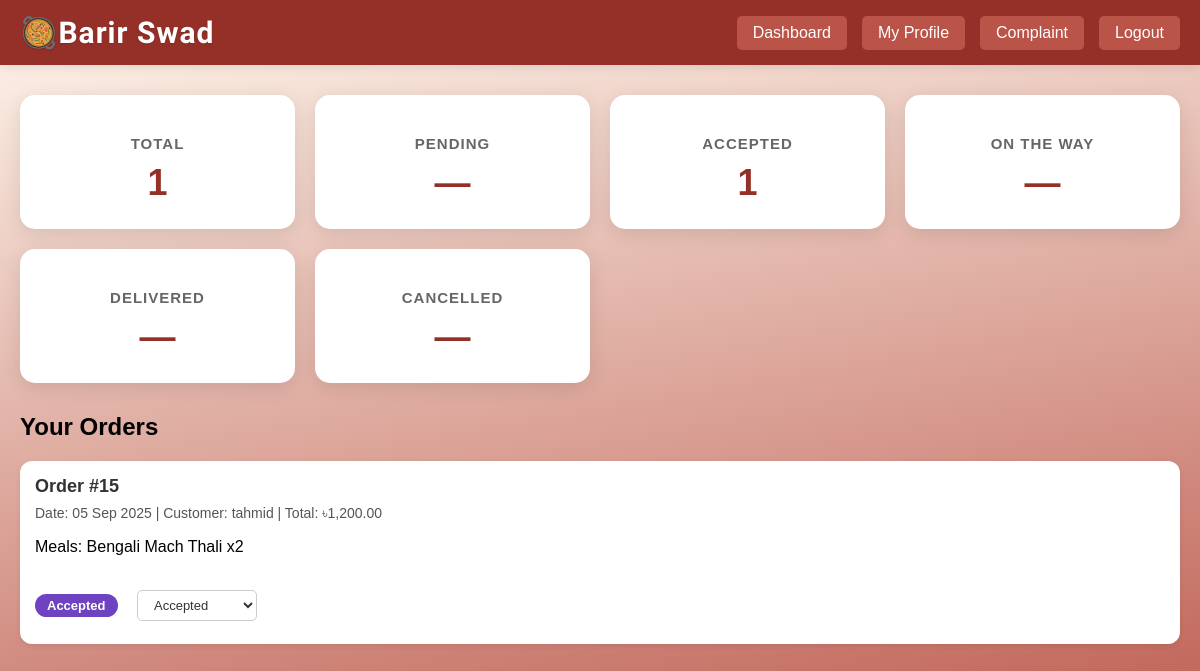
/cook_orders.php (signed in), run on the app's committed database.
### tables this page shows
CREATE TABLE `orders` (
  `OrderID` int(11) NOT NULL,
  `Customer_ID` int(10) NOT NULL,
  `Cost` decimal(10,2) NOT NULL,
  `Status` enum('Pending','On the way','Accepted','Delivered','Cancelled') NOT NULL DEFAULT 'Pending',
  `Date` date NOT NULL
);

CREATE TABLE `user` (
  `U_ID` int(10) NOT NULL,
  `Email` varchar(50) NOT NULL,
  `Exp_Years` int(50) NOT NULL,
  `Name` varchar(100) NOT NULL,
  `Address` varchar(100) NOT NULL,
  `Type` enum('Admin','Customer','Cook','') NOT NULL DEFAULT 'Customer',
  `Password` varchar(15) NOT NULL
);

### cook_orders.php (the view, shortened to what this page needs)
<?php
require 'dbconnect.php';
function getStatusClass($status) {
    switch ($status) {
        case 'Accepted': return 'status-accepted';
    }
}
$cook_id = $_SESSION['user_id'];
$stats_sql = "
    SELECT
        COUNT(DISTINCT o.OrderID) AS total,
        SUM(CASE WHEN o.Status = 'Pending' THEN 1 ELSE 0 END) AS pending,
        SUM(CASE WHEN o.Status = 'Accepted' THEN 1 ELSE 0 END) AS accepted,
        SUM(CASE WHEN o.Status = 'On the way' THEN 1 ELSE 0 END) AS preparing,
        SUM(CASE WHEN o.Status = 'Delivered' THEN 1 ELSE 0 END) AS delivered,
        SUM(CASE WHEN o.Status = 'Cancelled' THEN 1 ELSE 0 END) AS cancelled
    FROM orders o
    INNER JOIN orders_have_meal ohm ON o.OrderID = ohm.OrderID
    INNER JOIN user_cooks_meal ucm ON ohm.M_ID = ucm.Meal_ID
    WHERE ucm.Cook_ID = ?
";
$stmt = $conn->prepare($stats_sql);
$stmt->bind_param("i", $cook_id);
$stmt->execute();
$stats = $stmt->get_result()->fetch_assoc();
$orders_sql = "
    SELECT DISTINCT o.OrderID, o.Date, o.Status, o.Cost, u.Name AS customer_name,
    GROUP_CONCAT(CONCAT(m.Name, ' x', ohm.Quantity) SEPARATOR ', ') AS meals
    FROM orders o
    INNER JOIN orders_have_meal ohm ON o.OrderID = ohm.OrderID
    INNER JOIN user_cooks_meal ucm ON ohm.M_ID = ucm.Meal_ID
    INNER JOIN user u ON o.Customer_ID = u.U_ID
    INNER JOIN meal m ON ohm.M_ID = m.Meal_ID
    WHERE ucm.Cook_ID = ?
    GROUP BY o.OrderID
    ORDER BY o.Date DESC
";
$stmt = $conn->prepare($orders_sql);
$stmt->bind_param("i", $cook_id);
$stmt->execute();
$orders = $stmt->get_result();
?>
<!DOCTYPE html>
<html lang="en">
<head>
<link rel="stylesheet" href="cook_styles.css">
<link rel="stylesheet" href="cook_order_styles.css">
</head>
<body>
<header class="header">
    <div class="nav">
        <div class="logo">🥘Barir Swad</div>
        <nav class="nav-links">
            <a class="btn" href="cook_dashboard.php">Dashboard</a>
            <a class="btn" href="cook_profile.php">My Profile</a>
            <a class="btn" href="complaint_dashboard.php">Complaint</a>
            <a href="logout.php" class="btn logout">Logout</a>
        </nav>
    </div>
</header>
<div class="container">
    <div class="stats-grid">
        <div class="stat-card"><h3>Total</h3><div class="number"><?= $stats['total'] ?: '—' ?></div></div>
        <div class="stat-card"><h3>Pending</h3><div class="number"><?= $stats['pending'] ?: '—' ?></div></div>
        <div class="stat-card"><h3>Accepted</h3><div class="number"><?= $stats['accepted'] ?: '—' ?></div></div>
        <div class="stat-card"><h3>On the way</h3><div class="number"><?= $stats['preparing'] ?: '—' ?></div></div>
        <div class="stat-card"><h3>Delivered</h3><div class="number"><?= $stats['delivered'] ?: '—' ?></div></div>
        <div class="stat-card"><h3>Cancelled</h3><div class="number"><?= $stats['cancelled'] ?: '—' ?></div></div>
    </div>
    <div class="orders-section">
        <h2>Your Orders</h2>
        <?php if ($orders->num_rows > 0): ?>
            <?php while ($row = $orders->fetch_assoc()): ?>
                <div class="complaint-card">
                    <h3>Order #<?= $row['OrderID'] ?></h3>
                    <div class="complaint-meta">
                        Date: <?= $row['Date'] ? date("d M Y", strtotime($row['Date'])) : 'N/A' ?> |
                        Customer: <?= htmlspecialchars($row['customer_name']) ?> |
                        Total: ৳<?= number_format($row['Cost'], 2) ?>
                    </div>
                    <p>Meals: <?= htmlspecialchars($row['meals']) ?></p>
                    <?php
                    $status_class = getStatusClass($row['Status']);
                    ?>
                    <span class="status-badge <?= $status_class ?>"><?= $row['Status'] ?></span>
                    <?php if ($row['Status'] !== 'Delivered' && $row['Status'] !== 'Cancelled'): ?>
                        <form action="cook_update_order_status.php" method="POST" class="update-form">
                            <select name="status" onchange="this.form.submit()">
                                <?php
                                $statuses = ['Pending', 'Accepted', 'On the way', 'Delivered', 'Cancelled'];
                                foreach ($statuses as $st) {
                                    $selected = ($row['Status'] == $st) ? 'selected' : '';
                                    $disabled = ($st === 'Delivered') ? 'disabled' : '';
                                    echo "<option value=\"$st\" $selected $disabled>$st</option>";
                                }
                                ?>
                            </select>
                        </form>
                    <?php else: ?>
                        <p style="color: #666; font-style: italic;">Status update not available for <?= $row['Status'] ?> orders.</p>
                    <?php endif; ?>
                </div>
            <?php endwhile; ?>
        <?php else: ?>
            <p class="no-data">😶 No orders yet.</p>
        <?php endif; ?>
    </div>
</div>
</body>
</html>

### cook_styles.css (style rules this page uses)
body { font-family: Arial, sans-serif; min-height: 100vh; margin: 0; padding: 0; background: linear-gradient(170deg, #fff8ee 0%, #BA5448 100%); }
.header { background: #953029; box-shadow: 0 2px 10px rgba(0,0,0,0.1); padding: 15px 0; }
.nav { display: flex; justify-content: space-between; align-items: center; max-width: 1200px; margin: 0 auto; padding: 0 20px; }
.logo { font-family: 'DynaPuff', cursive, sans-serif; font-weight: 700; font-size: 30px; color: #fff; letter-spacing: 1px; text-shadow: 0 1px 2px rgba(0,0,0,0.15); transition: transform 0.3s; }
.nav-links { display: flex; gap: 15px; align-items: center; }
.nav-links a { text-decoration: none; color: #333; padding: 8px 16px; border-radius: 5px; transition: background 0.3s; }
.nav-links .btn { background: #BA5448; color: white; }
.nav-links .logout { background: #BA5448; }
.container { max-width: 1200px; margin: 30px auto; padding: 0 20px; }
.btn, button { background: #953029; color: white; padding: 10px 20px; border-radius: 8px; text-decoration: none; border: none; cursor: pointer; transition: all 0.3s; }
.stats-grid { display: grid; grid-template-columns: repeat(auto-fit, minmax(250px, 1fr)); gap: 20px; margin-bottom: 30px; }
.stat-card { background: white; padding: 25px; border-radius: 15px; box-shadow: 0 5px 20px rgba(0,0,0,0.1); text-align: center; transition: transform 0.3s; }
.stat-card h3 { color: #666; font-size: 15px; text-transform: uppercase; margin-bottom: 10px; letter-spacing: 1px; }
.stat-card .number { font-size: 36px; font-weight: bold; color: #953029; }
input, textarea, select { width: 100%; padding: 10px; margin: 8px 0; border-radius: 8px; border: 1px solid #ccc; font-family: Arial, Helvetica, sans-serif; font-size: 14px; resize: vertical; box-sizing: border-box; }

### cook_order_styles.css (style rules this page uses)
.complaint-card { background: #fff; border-radius: 12px; padding: 15px; margin-bottom: 15px; box-shadow: 0 2px 6px rgba(0, 0, 0, 0.08); transition: transform 0.2s ease; }
.complaint-card h3 { margin: 0 0 8px; font-size: 18px; color: #333; }
.complaint-meta { font-size: 14px; color: #555; margin-bottom: 10px; }
.status-badge { display: inline-block; padding: 4px 12px; border-radius: 20px; font-size: 13px; font-weight: 600; color: #fff; margin-bottom: 10px; cursor: default; margin-right: 15px; }
.status-accepted { background-color: #6f42c1; }
.update-form { display: inline-block; margin-top: 10px; }
.update-form select { padding: 6px 12px; border-radius: 5px; border: 1px solid #ccc; font-size: 13px; cursor: pointer; background-color: #fff; color: #333; min-width: 120px; max-width: 150px; appearance: auto; -webkit-appearance: auto; -moz-appearance: auto; }

### data on the page
orders: OrderID "15", Date "05 Sep 2025", Customer_ID.Name "tahmid", Cost "1,200.00", meals "Bengali Mach Thali x2", Status "Accepted"

### other printed values
$stats['total'] ?: '—' "1"
$stats['pending'] ?: '—' "—"
$stats['accepted'] ?: '—' "1"
$stats['preparing'] ?: '—' "—"
$stats['delivered'] ?: '—' "—"
$stats['cancelled'] ?: '—' "—"
form field status "Accepted"
